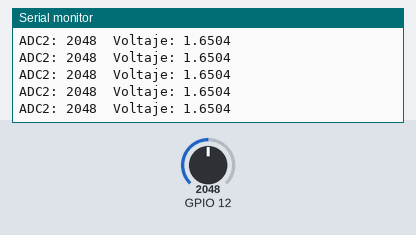
This sketch was run on a simulated ESP32. Parts: the last lines printed to the serial monitor. The test bench sets the inputs (shaded band); at power-on: GPIO 12 = 2048.

Above: at 1.2 s.
1.3 s: GPIO 12 set to 1044
At 1.9 s:
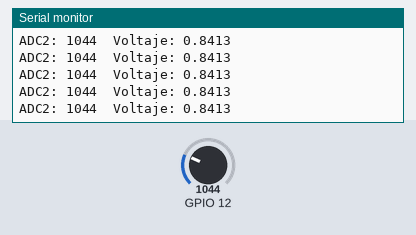
2.8 s: GPIO 12 set to 932
At 3.6 s:
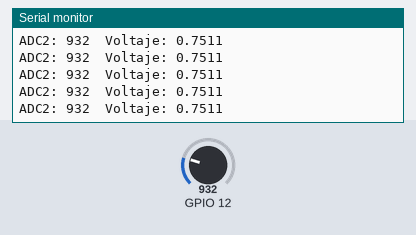
Timing chart, 0 to 5.8 s (numbered marks = the images above; inputs shaded):
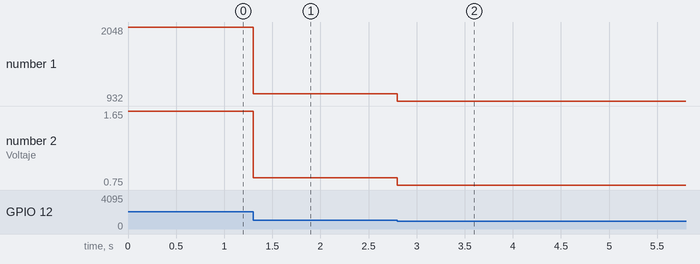

The sketch:

generador_de_onda.ino
```cpp
#include <driver/adc.h>
#include <esp_adc_cal.h>

#define ADC_CHANNEL ADC2_CHANNEL_5 // GPIO 26 es ADC2_CHANNEL_6
#define SAMPLE_RATE 100000 // Número de muestras por segundo (máxima capacidad)
#define ADC_WIDTH ADC_WIDTH_BIT_12 // Resolución del ADC (12 bits)
#define ADC_ATTEN ADC_ATTEN_DB_11 // Atenuación de 11dB para rangos de 0-3.3V

void setup() {
  // Configuración del ADC2 (GPIO 26)
  adc2_config_channel_atten(ADC_CHANNEL, ADC_ATTEN);

  // Inicializar comunicación serial a alta velocidad
  Serial.begin(115200);
}

void loop() {
  int adcValue = 0; // Variable para almacenar el valor leído por el ADC

  while (true) {
    // Leer el valor del ADC2 (GPIO 26)
    esp_err_t r = adc2_get_raw(ADC_CHANNEL, ADC_WIDTH, &adcValue);

    if (r == ESP_OK) { // Verificar si la lectura del ADC fue exitosa
      // Mapear el valor leído de 0-4095 a 0-3.3V (12 bits)
      float voltage = (adcValue * 3.3) / 4095.0;

      // Imprimir los valores leídos por el ADC
      Serial.print("ADC2: ");
      Serial.print(adcValue);
      Serial.print("\tVoltaje: ");
      Serial.println(voltage, 4);
    } else {
      Serial.println("Error leyendo el ADC2"); // Mensaje de error en caso de fallo
    }

    // Pausar brevemente para la siguiente lectura (ajustar según sea necesario)
    delayMicroseconds(1000000 / SAMPLE_RATE);
  }
}
```

Measured:
- after the input at 1.3 s, the serial monitor: prints a new line at once (image 1)
- after the input at 2.8 s, the serial monitor: prints a new line at once (image 2)
- plotted number 1: 2048 → 1044 after the input at 1.3 s, 1044 → 932 after the input at 2.8 s
- plotted number 2: 1.65 → 0.84 after the input at 1.3 s, 0.84 → 0.75 after the input at 2.8 s
